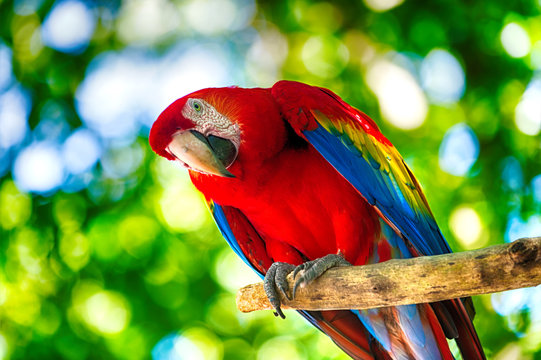
#> input picture Machine Learning/Phase 1/CODE+NOTES/Image Processing/sample parrot img.jpg, 541 x 360 px, found by its file name
$ jupyter execute 'image processing opencv.ipynb'
#> lines starting #> are read from the running program, lines starting #| are printed output that depends on the picture; after the words box and inside, x2 and y2 are one past the last pixel; in counts of white or black regions, pixels touching at a corner belong together
[cell 1]
import cv2 # it is a version of opencv

[cell 2]
image = cv2.imread(r"C:\Users\91830\Downloads\Data Science  Course\Machine Learning\Images PRocessing\sample parrot img.jpg")
#> image is the input picture: shape (360, 541, 3); mean B, G, R 77.8, 143.7, 126.4
cv2.imshow('bird',image) # for displaying the image
cv2.waitKey(0) #time(ms) to show the image , using 0 will keep the img untile we colse the window.
cv2.destroyAllWindows() #close the window automatically

## Image Processing

[cell 3]
cv2.cvtColor # to chage the color

[cell 4]
image = cv2.imread(r"C:\Users\91830\Downloads\Data Science  Course\Machine Learning\Images PRocessing\sample parrot img.jpg")
gray = cv2.cvtColor(image,cv2.COLOR_BGRA2GRAY) # to chage into another color.
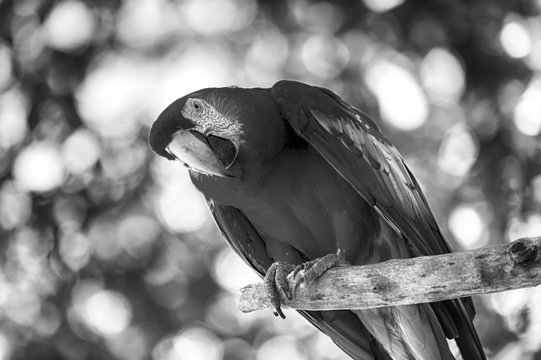
#> gray: shape (360, 541); min 0, max 255, mean 131

cv2.imshow('bird',gray) # for displaying the image
cv2.waitKey(0) #time(ms) to show the image , using 0 will keep the img untile we colse the window.
cv2.destroyAllWindows() #close the window automatically

[cell 5]
hls = cv2.cvtColor(image,cv2.COLOR_BGR2HLS) # to chage into another color.
#> hls: shape (360, 541, 3); mean of channels 0, 1, 2 64.8, 117.7, 202.7

cv2.imshow('bird',hls) # for displaying the image
cv2.waitKey(0) #time(ms) to show the image , using 0 will keep the img untile we colse the window.
cv2.destroyAllWindows() #close the window automatically

[cell 6]
rgb = cv2.cvtColor(image,cv2.COLOR_BGR2RGB) # to chage into another color.

cv2.imshow('bird',rgb) # for displaying the image
cv2.waitKey(0) #time(ms) to show the image , using 0 will keep the img untile we colse the window.
cv2.destroyAllWindows() #close the window automatically

[cell 7]
cv2.imwrite('gray.jpg',gray) # to save the image
#> Out = True

[cell 8]
import os
os.getcwd() # to get the file path of saved files

# Creating our own img

[cell 9]
import numpy as np

[cell 10]
black = np.zeros((500,700,3))
cv2.imshow('Black',black)
cv2.waitKey(0)
cv2.destroyAllWindows()

[cell 11]
white = np.ones((500,700,3))
cv2.imshow('White',white)
cv2.waitKey(0)
cv2.destroyAllWindows()

### Creating symbols

[cell 12]
white_rec = np.ones((500,700,3))
cv2.rectangle(img = white_rec, pt1 = (100,100), pt2 = (150,150), color = (0,0,255), thickness = -1)
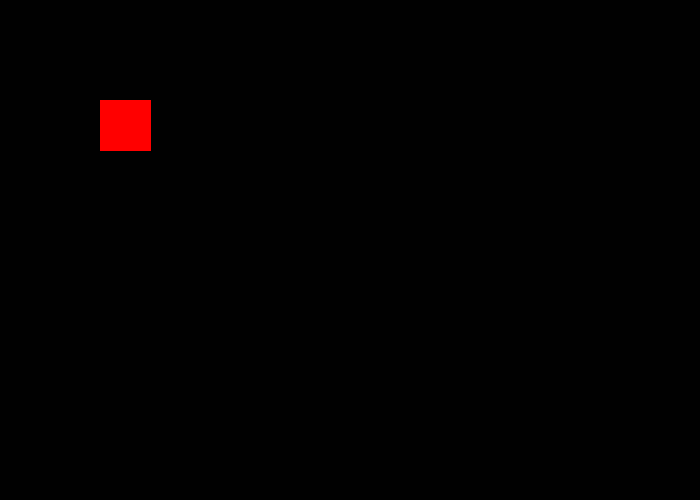
#> white_rec: shape (500, 700, 3) float64; mean of channels 0, 1, 2 1, 1, 2.9; drawn as B, G, R
cv2.circle(img = white_rec, center = (250,350), radius = 50, color = (0,0,255), thickness = -1)
cv2.line(img = white_rec, pt1 = (0,0), pt2 = (1000,700), color = (0,0,255), thickness = 2)
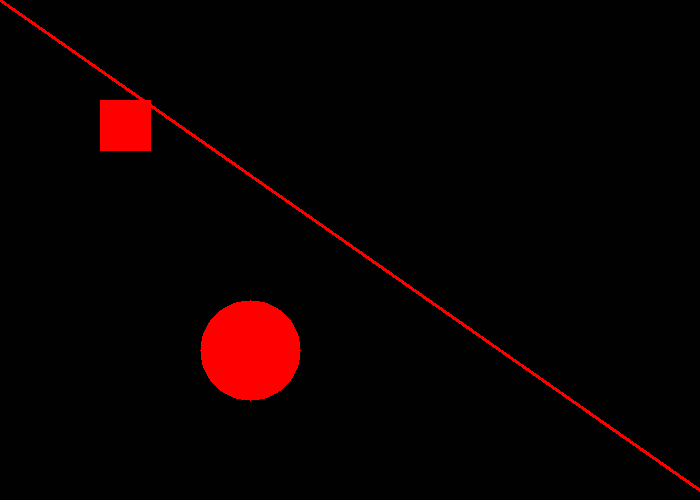
#> white_rec: shape (500, 700, 3) float64; mean of channels 0, 1, 2 1, 1, 10.4; drawn as B, G, R
cv2.imshow('White_rec',white_rec)
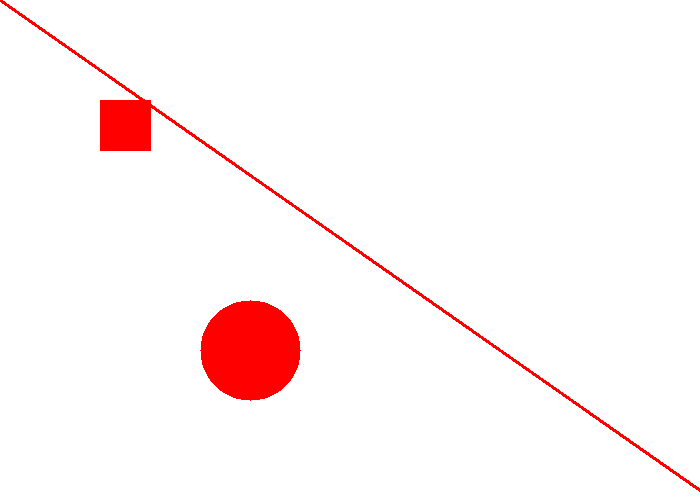
#> window 'White_rec': shape (500, 700, 3); mean B, G, R 245.5, 245.5, 255
cv2.waitKey(0)
cv2.destroyAllWindows()

### Creating Text

[cell 13]
black = np.zeros((500,700,3))

cv2.putText(img = black, text = "Computer Vision",
           org = (100,100),
           fontFace = cv2.FONT_HERSHEY_PLAIN,
           fontScale = 2,
           color = (255,255,255),
           thickness = 2)

cv2.imshow('Text',black)
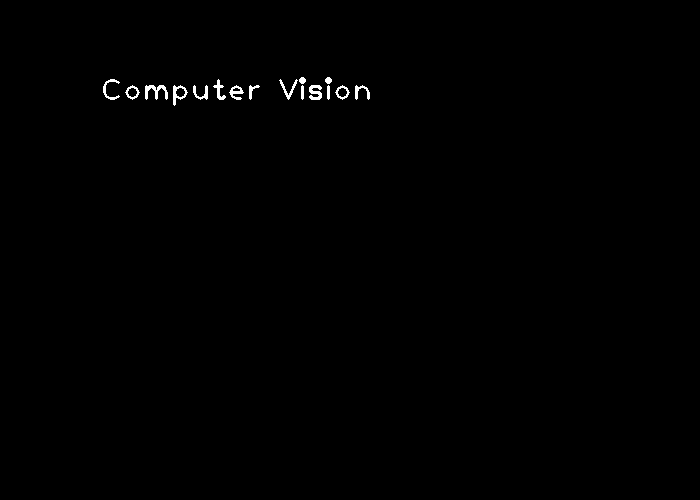
#> window 'Text': shape (500, 700, 3); 0.4% white; 16 white regions, largest, box (x1, y1, x2, y2) and area: (145, 85, 168, 100) 166, (309, 85, 322, 100) 133, (173, 85, 188, 106) 124
cv2.waitKey(0)
cv2.destroyAllWindows()
